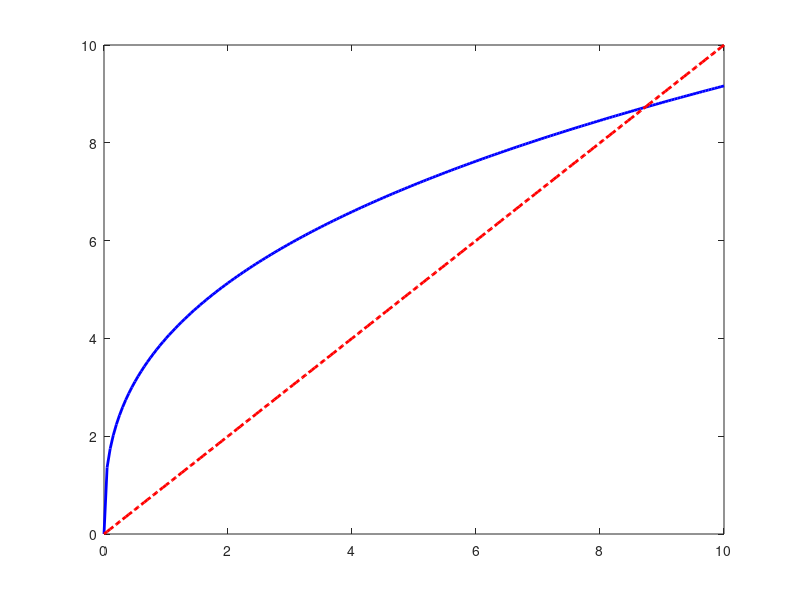

MATLAB code to generate this figure: (Note: this script raises an error after producing the figure.)
%
% Chapter 2
% OLG
% Sec 2.2

clear all


% parameters setting
kappa = 4;
theta = 0.36;

% Page 27:  steady state of capital
i =1; j=1;

for k = 0:0.05:10
  k1 = kappa*k^theta;  
  K(i,:) = [k, k1];
  i = i+1;
  if (k1 < k)&(j==1)
     kss = k; 
     disp([ 'k_ss = ', num2str(k)]);
     j=0;
  end    
end

% Plot Figure 2.1
figure('Name','Fig 2.1')
  plot(K(:,1), K(:,2),'b-','LineWidth',2);
  hold on
    plot(K(:,1), K(:,1),'r-.','LineWidth',2);    
    xline(kss,'LineWidth',1.25);
    yline(kss,'LineWidth',1.25);
  hold off  
  title('Fig 2.1');
  xlabel('k_t');
  ylabel('k_{t+1}')
  legend({'Capital','45 degree', 'Steady State'},...
       'Location','northwest');
  set(gca, 'FontSize',12)
